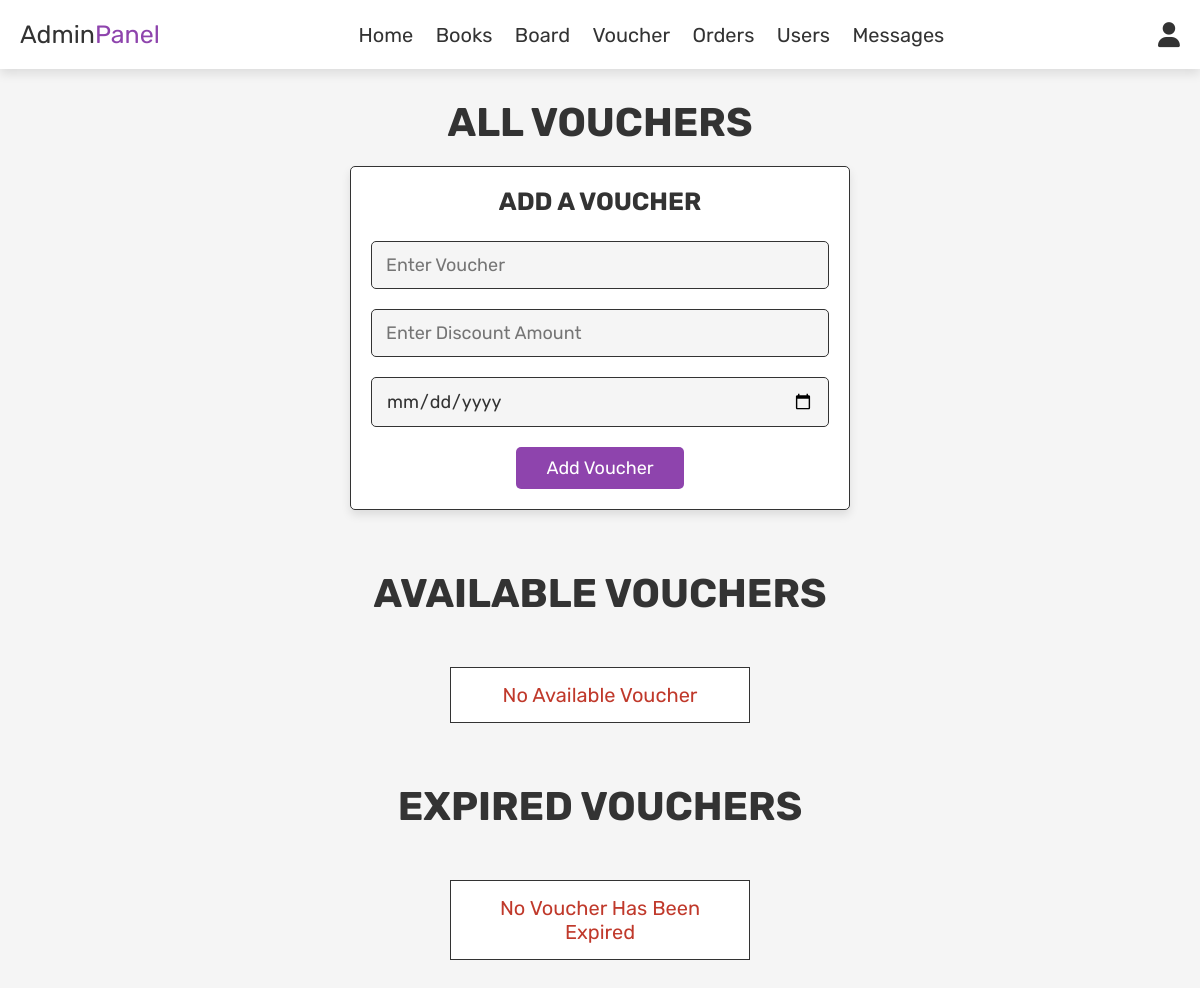
Page /admin_voucher.php (signed in) on the earlier database version.
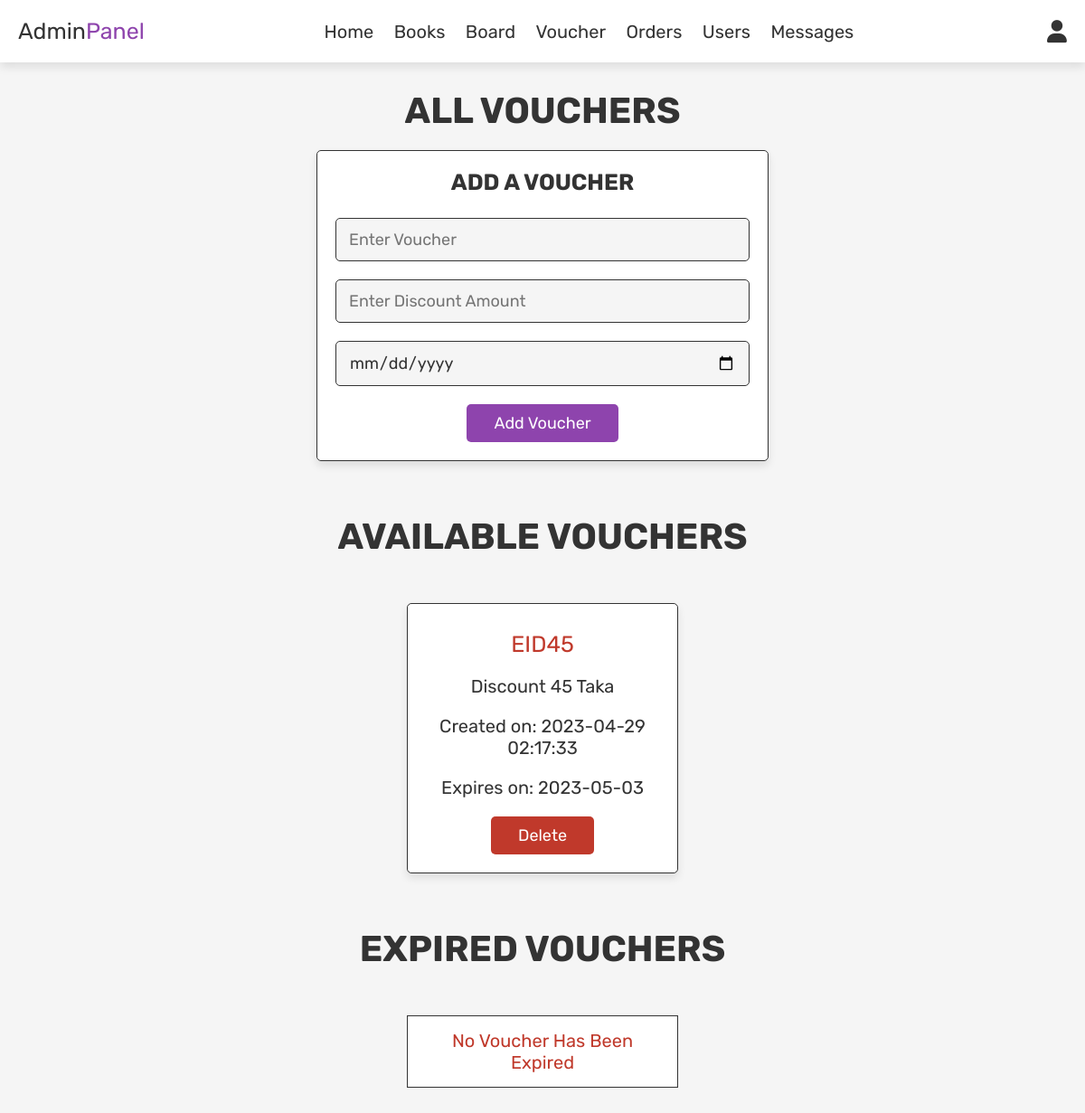
Same page on the later database version.
### tables this page shows
CREATE TABLE `vouchers` (
  `voucher_id` int(100) NOT NULL,
  `voucher_code` varchar(100) NOT NULL,
  `voucher_discount` int(100) NOT NULL,
  `voucher_creation_date` timestamp NOT NULL DEFAULT current_timestamp() ON UPDATE current_timestamp(),
  `voucher_expiration_date` date NOT NULL
);

### admin_voucher.php (the view, shortened to what this page needs)
<?php
include 'config.php';
?>
<!DOCTYPE html>
<html lang="en">
<head>
   <link rel="stylesheet" href="https://cdnjs.cloudflare.com/ajax/libs/font-awesome/6.0.0/css/all.min.css">
   <link rel="stylesheet" href="css/admin_style.css">
   <link rel="stylesheet" href="css/style.css">
</head>
<body>
<?php include 'admin_header.php'; ?>
<section class="add-products">
   <h1 class="title">All Vouchers</h1>
   <form action="" method="post" enctype="multipart/form-data">
      <h3>Add A Voucher</h3>
      <input type="text" name="voucher_code" class="box" placeholder="Enter Voucher" required>
      <input type="number" name="voucher_discount" class="box" placeholder="Enter Discount Amount" required>
      <input type="date" name="voucher_expiration_date" class="box" placeholder="Publication Date" required>
      <input type="submit" value="Add Voucher" name="add_voucher" class="btn">
   </form>
</section>
<section class="add-products">
   <h1 class="title">Available Vouchers</h1>
</section>
<section class="show-products">
   <div class="box-container">
   <?php
        $current_date = date('Y-m-d');
        $select_voucher = mysqli_query($conn, "SELECT * FROM `vouchers` WHERE voucher_expiration_date > '$current_date'") or die('query failed');
        if(mysqli_num_rows($select_voucher) > 0){
        while($fetch_products = mysqli_fetch_assoc($select_voucher)){
        ?>
        <div class="box">
        <div class="price"><?php echo $fetch_products['voucher_code']; ?></div>
         <div class="name">Discount <?php echo $fetch_products['voucher_discount']; ?> Taka</div>
            <div class="name">Created on: <?php echo $fetch_products['voucher_creation_date']; ?></div>
            <div class="name">Expires on: <?php echo $fetch_products['voucher_expiration_date']; ?></div>
            <a href="admin_voucher.php?delete=<?php echo $fetch_products['voucher_id']; ?>" class="delete-btn" onclick="return confirm('delete this product?');">delete</a>
        </div>
        <?php
        }
        }else{
        echo '<p class="empty">No Available Voucher</p>';
        }
    ?>
   </div>
</section>
<section class="add-products">
   <h1 class="title">Expired Vouchers</h1>
</section>
<section class="show-products">
   <div class="box-container">
   <?php
        $current_date = date('Y-m-d');
        $select_voucher = mysqli_query($conn, "SELECT * FROM `vouchers` WHERE voucher_expiration_date < '$current_date'") or die('query failed');
        if(mysqli_num_rows($select_voucher) > 0){
        while($fetch_products = mysqli_fetch_assoc($select_voucher)){
        ?>
        <div class="box">
            <div class="price"><?php echo $fetch_products['voucher_code']; ?></div>
            <div class="name">Discount <?php echo $fetch_products['voucher_discount']; ?> Taka</div>
            <div class="name">Created on: <?php echo $fetch_products['voucher_creation_date']; ?></div>
            <div class="name">Expires on: <?php echo $fetch_products['voucher_expiration_date']; ?></div>
            <a href="admin_voucher.php?delete=<?php echo $fetch_products['voucher_id']; ?>" class="delete-btn" onclick="return confirm('delete this product?');">delete</a>
        </div>
        <?php
        }
        }else{
        echo '<p class="empty">No Voucher Has Been Expired</p>';
        }
    ?>
   </div>
</section>
</body>
</html>

Differences in the rows shown:
added vouchers: voucher_code "EID45", voucher_discount "45", voucher_creation_date "2023-04-29 02:17:33", voucher_expiration_date "2023-05-03"
Other differences:
text no longer shown: "No Available Voucher"
